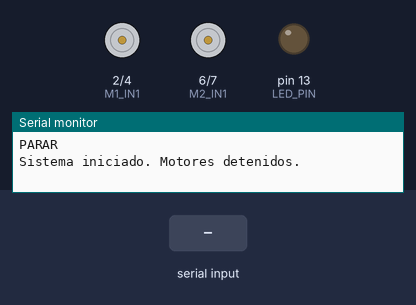
A sketch run on a simulated Arduino Uno, built with avr-gcc and run on an emulated ATmega328P. On the bench: motor-driver pin pairs drawn as motors (green arrow = first pin HIGH = forward, orange = second pin HIGH = backward, longer = more drive, scaled by the enable pin), output pins drawn as LEDs (lit = HIGH), the last lines printed to the serial monitor. The test bench sets the inputs (shaded band).

Above: at 1.3 s.
1.4 s: "F\n" received over the second serial link
At 1.9 s:
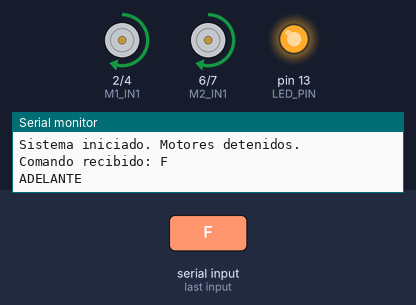
2.9 s: "B\n" received over the second serial link
At 3.8 s:
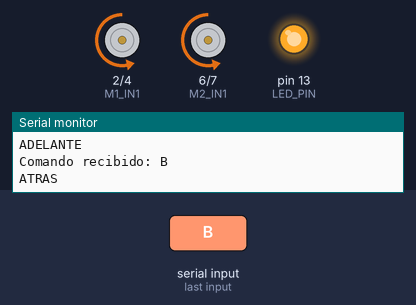
4.4 s: "R\n" received over the second serial link
At 5.3 s:
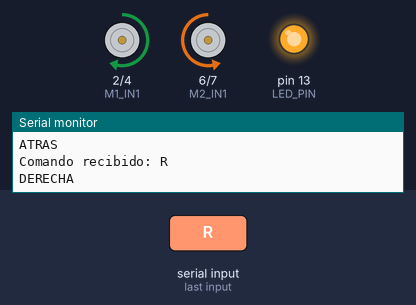
5.9 s: "L\n" received over the second serial link
At 6.6 s:
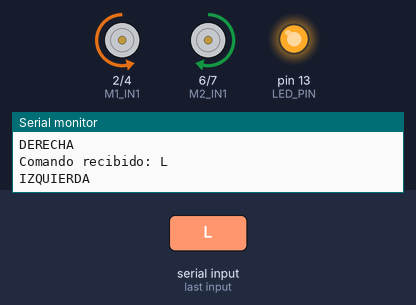
Timing chart, 0 to 8.4 s (numbered marks = the images above; inputs shaded):
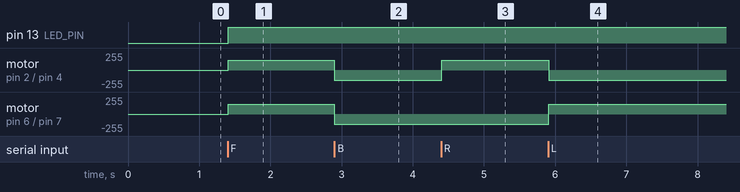

Measured:
- after the input at 1.4 s, pin 13 (LED_PIN): LOW → HIGH at once; motor on pin 2 (M1_IN1) / pin 4 (M1_IN2), motor on pin 6 (M2_IN1) / pin 7 (M2_IN2): stopped → forward 150/255 at once
- after the input at 2.9 s, motor on pin 2 (M1_IN1) / pin 4 (M1_IN2), motor on pin 6 (M2_IN1) / pin 7 (M2_IN2): forward 150/255 → backward 150/255 at once
- after the input at 4.4 s, motor on pin 2 (M1_IN1) / pin 4 (M1_IN2): backward 150/255 → forward 150/255 at once
- after the input at 5.9 s, motor on pin 2 (M1_IN1) / pin 4 (M1_IN2): forward 150/255 → backward 150/255 at once; motor on pin 6 (M2_IN1) / pin 7 (M2_IN2): backward 150/255 → forward 150/255 at once

The sketch:

arduinoblocks_2319934.ino
```cpp
#include <SoftwareSerial.h>

uint8_t VELOCIDAD = 150;  // Velocidad media (59% de potencia)
String s_ordenes;
SoftwareSerial bt_serial(10, 11);  // RX, TX - Cambiado a pines estándar

// Pines de control para el motor 1
const int M1_IN1 = 2;
const int M1_IN2 = 4;
const int M1_EN = 3;

// Pines de control para el motor 2
const int M2_IN1 = 6;
const int M2_IN2 = 7;
const int M2_EN = 5;

// Pin del LED indicador (integrado en Arduino)
const int LED_PIN = 13;

void adelante_m1() {
  digitalWrite(M1_IN1, HIGH);
  digitalWrite(M1_IN2, LOW);
  analogWrite(M1_EN, VELOCIDAD);
}

void adelante_m2() {
  digitalWrite(M2_IN1, HIGH);
  digitalWrite(M2_IN2, LOW);
  analogWrite(M2_EN, VELOCIDAD);
}

void atras_m1() {
  digitalWrite(M1_IN1, LOW);
  digitalWrite(M1_IN2, HIGH);
  analogWrite(M1_EN, VELOCIDAD);
}

void atras_m2() {
  digitalWrite(M2_IN1, LOW);
  digitalWrite(M2_IN2, HIGH);
  analogWrite(M2_EN, VELOCIDAD);
}

void parar_m1() {
  digitalWrite(M1_IN1, LOW);
  digitalWrite(M1_IN2, LOW);
  analogWrite(M1_EN, 0);
}

void parar_m2() {
  digitalWrite(M2_IN1, LOW);
  digitalWrite(M2_IN2, LOW);
  analogWrite(M2_EN, 0);
}

void ADELANTE() {
  adelante_m1();
  adelante_m2();
  digitalWrite(LED_PIN, HIGH);  // LED encendido durante movimiento
  Serial.println("ADELANTE");
}

void ATRAS() {
  atras_m1();
  atras_m2();
  digitalWrite(LED_PIN, HIGH);  // LED encendido durante movimiento
  Serial.println("ATRAS");
}

void derecha() {
  adelante_m1();
  atras_m2();
  digitalWrite(LED_PIN, HIGH);  // LED encendido durante movimiento
  Serial.println("DERECHA");
}

void izquierda() {
  adelante_m2();
  atras_m1();
  digitalWrite(LED_PIN, HIGH);  // LED encendido durante movimiento
  Serial.println("IZQUIERDA");
}

void PARAR() {
  parar_m1();
  parar_m2();
  digitalWrite(LED_PIN, LOW);  // LED apagado al detenerse
  Serial.println("PARAR");
}

void setup() {
  // Configurar pines de control de motores
  pinMode(M1_IN1, OUTPUT);
  pinMode(M1_IN2, OUTPUT);
  pinMode(M1_EN, OUTPUT);
  pinMode(M2_IN1, OUTPUT);
  pinMode(M2_IN2, OUTPUT);
  pinMode(M2_EN, OUTPUT);

  // Configurar pin del LED
  pinMode(LED_PIN, OUTPUT);
  digitalWrite(LED_PIN, LOW);  // Iniciar con LED apagado

  // Iniciar comunicación serial
  Serial.begin(9600);
  bt_serial.begin(9600);

  // Asegurar que los motores están detenidos al inicio
  PARAR();

  // Establecer velocidad inicial
  VELOCIDAD = 150;

  Serial.println("Sistema iniciado. Motores detenidos.");
  bt_serial.println("Sistema iniciado. Enviar comandos:");
  bt_serial.println("F - Adelante");
  bt_serial.println("B - Atras");
  bt_serial.println("R - Derecha");
  bt_serial.println("L - Izquierda");
  bt_serial.println("S - Parar");
}

void loop() {
  // Verificar si hay datos disponibles desde Bluetooth
  if (bt_serial.available() > 0) {
    s_ordenes = bt_serial.readStringUntil('\n');
    s_ordenes.trim();  // Eliminar espacios y saltos de línea

    Serial.print("Comando recibido: ");
    Serial.println(s_ordenes);

    if (s_ordenes == "F") {
      ADELANTE();
      bt_serial.println("MOTOR: ADELANTE | LED: ON");
    }
    else if (s_ordenes == "B") {
      ATRAS();
      bt_serial.println("MOTOR: ATRAS | LED: ON");
    }
    else if (s_ordenes == "R") {
      derecha();
      bt_serial.println("MOTOR: DERECHA | LED: ON");
    }
    else if (s_ordenes == "L") {
      izquierda();
      bt_serial.println("MOTOR: IZQUIERDA | LED: ON");
    }
    else if (s_ordenes == "S") {
      PARAR();
      bt_serial.println("MOTOR: PARADO | LED: OFF");
    }
    else {
      bt_serial.println("COMANDO INVALIDO");
    }
  }

  // Pequeño retardo para evitar sobrecarga
  delay(10);
}
```
